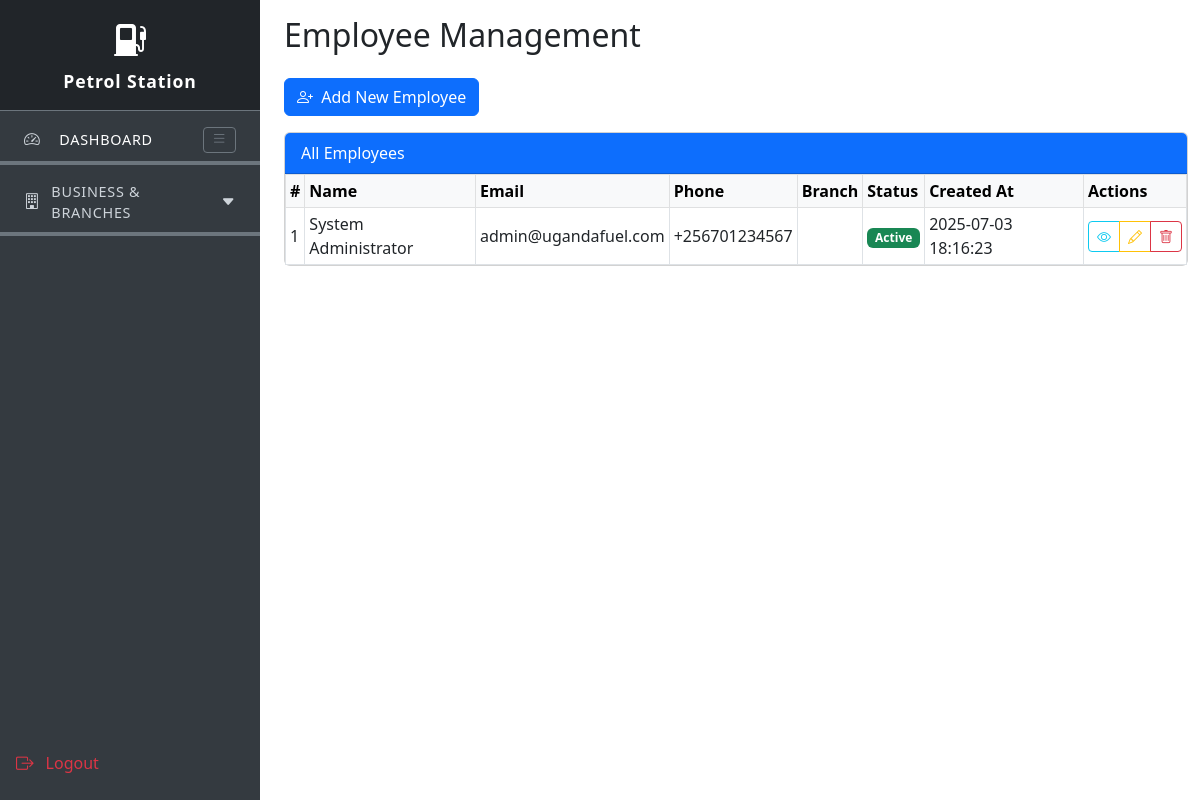
/public/employee_management.php, run on the app's committed database.
### tables this page shows
CREATE TABLE users (
    id BIGINT UNSIGNED AUTO_INCREMENT PRIMARY KEY,
    business_id BIGINT UNSIGNED,
    branch_id BIGINT UNSIGNED,
    employee_id VARCHAR(50) UNIQUE,
    username VARCHAR(50) UNIQUE NOT NULL,         
    email VARCHAR(191) UNIQUE NOT NULL,           
    phone VARCHAR(20),
    password VARCHAR(255) NOT NULL,
    first_name VARCHAR(100) NOT NULL,
    last_name VARCHAR(100) NOT NULL,
    middle_name VARCHAR(100),
    date_of_birth DATE,
    gender ENUM('male', 'female', 'other'),
    national_id VARCHAR(50),
    address TEXT,
    city VARCHAR(100),
    district VARCHAR(100),
    emergency_contact_name VARCHAR(255),
    emergency_contact_phone VARCHAR(20),
    profile_photo VARCHAR(500),
    status ENUM('active', 'inactive', 'suspended') DEFAULT 'active',
    last_login TIMESTAMP NULL,
    email_verified_at TIMESTAMP NULL,
    phone_verified_at TIMESTAMP NULL,
    hired_date DATE,
    termination_date DATE,
    created_at TIMESTAMP DEFAULT CURRENT_TIMESTAMP,
    updated_at TIMESTAMP DEFAULT CURRENT_TIMESTAMP ON UPDATE CURRENT_TIMESTAMP,
    deleted_at TIMESTAMP NULL,
    FOREIGN KEY (business_id) REFERENCES businesses(id) ON DELETE SET NULL,
    FOREIGN KEY (branch_id) REFERENCES branches(id) ON DELETE SET NULL
);

### public/employee_management.php (the view, shortened to what this page needs)
<?php
include '../config/db_connect.php';
$sql = "SELECT u.id, u.first_name, u.last_name, u.email, u.phone, u.status, u.created_at, u.branch_id, b.branch_name FROM users u LEFT JOIN branches b ON u.branch_id = b.id WHERE u.deleted_at IS NULL ORDER BY u.id ASC";
$result = mysqli_query($conn, $sql);
$employees = [];
while ($row = mysqli_fetch_assoc($result)) {
    $employees[] = $row;
}
?>
<!DOCTYPE html>
<html lang="en">
<head>
    <link href="https://cdn.jsdelivr.net/npm/bootstrap@5.3.0/dist/css/bootstrap.min.css" rel="stylesheet">
    <link href="https://cdn.jsdelivr.net/npm/bootstrap-icons@1.10.5/font/bootstrap-icons.css" rel="stylesheet">
</head>
<body>
        <?php include '../includes/sidebar.php'; ?>
<div class="container-fluid">
    <div class="row flex-nowrap">
        <div class="col-auto d-none d-md-block p-0">
            <?php include '../includes/sidebar.php'; ?>
        </div>
        <div class="col ps-md-4 pt-3 main-content">
            <h2 class="mb-4">Employee Management</h2>
            <button class="btn btn-primary mb-3" data-bs-toggle="modal" data-bs-target="#addEmployeeModal"><i class="bi bi-person-plus me-1"></i> Add New Employee</button>
            <div class="card mb-4">
                <div class="card-header bg-primary text-white">All Employees</div>
                <div class="card-body p-0">
                    <div class="table-responsive">
                        <table class="table table-sm table-bordered table-hover align-middle mb-0">
                            <thead class="table-light">
                                <tr>
                                    <th>#</th>
                                    <th>Name</th>
                                    <th>Email</th>
                                    <th>Phone</th>
                                    <th>Branch</th>
                                    <th>Status</th>
                                    <th>Created At</th>
                                    <th>Actions</th>
                                </tr>
                            </thead>
                            <tbody>
                                <?php $serial = 1; ?>
                                <?php foreach ($employees as $emp): ?>
                                    <tr>
                                        <td><?php echo htmlspecialchars($serial++); ?></td>
                                        <td><?php echo htmlspecialchars($emp['first_name'] . ' ' . $emp['last_name']); ?></td>
                                        <td><?php echo htmlspecialchars($emp['email']); ?></td>
                                        <td><?php echo htmlspecialchars($emp['phone']); ?></td>
                                        <td><?php echo htmlspecialchars($emp['branch_name'] ?? ''); ?></td>
                                        <td>
                                            <?php if ($emp['status'] === 'active'): ?>
                                                <span class="badge bg-success">Active</span>
                                            <?php else: ?>
                                                <span class="badge bg-secondary">Inactive</span>
                                            <?php endif; ?>
                                        </td>
                                        <td><?php echo htmlspecialchars($emp['created_at']); ?></td>
                                        <td>
                                            <div class="btn-group" role="group">
                                                <button class="btn btn-sm btn-outline-info" data-bs-toggle="modal" data-bs-target="#viewEmployeeModal<?php echo $emp['id']; ?>" title="View"><i class="bi bi-eye"></i></button>
                                                <button class="btn btn-sm btn-outline-warning" data-bs-toggle="modal" data-bs-target="#editEmployeeModal<?php echo $emp['id']; ?>" title="Edit"><i class="bi bi-pencil"></i></button>
                                                <button class="btn btn-sm btn-outline-danger" data-bs-toggle="modal" data-bs-target="#deleteEmployeeModal<?php echo $emp['id']; ?>" title="Delete"><i class="bi bi-trash"></i></button>
                                            </div>
                                        </td>
                                    </tr>
                                <?php endforeach; ?>
                            </tbody>
                        </table>
                    </div>
                </div>
            </div>
        </div>
    </div>
</div>
</body>
</html>

### includes/sidebar.php (style rules this page uses)
.main-content { position: fixed; top: 0; left: 260px; width: calc(100vw - 260px); height: 100vh; overflow-y: auto; margin-left: 0; padding-left: 0; padding-top: 0; transition: left 0.2s, width 0.2s; }
.main-content.expanded { left: 260px; width: calc(100vw - 260px); }

### data on the page
users: first_name+last_name "System Administrator", email "admin@ugandafuel.com", phone "+256701234567", status "Active", created_at "2025-07-03 18:16:23"

### other printed values
$module['section'] "BUSINESS & BRANCHES"
